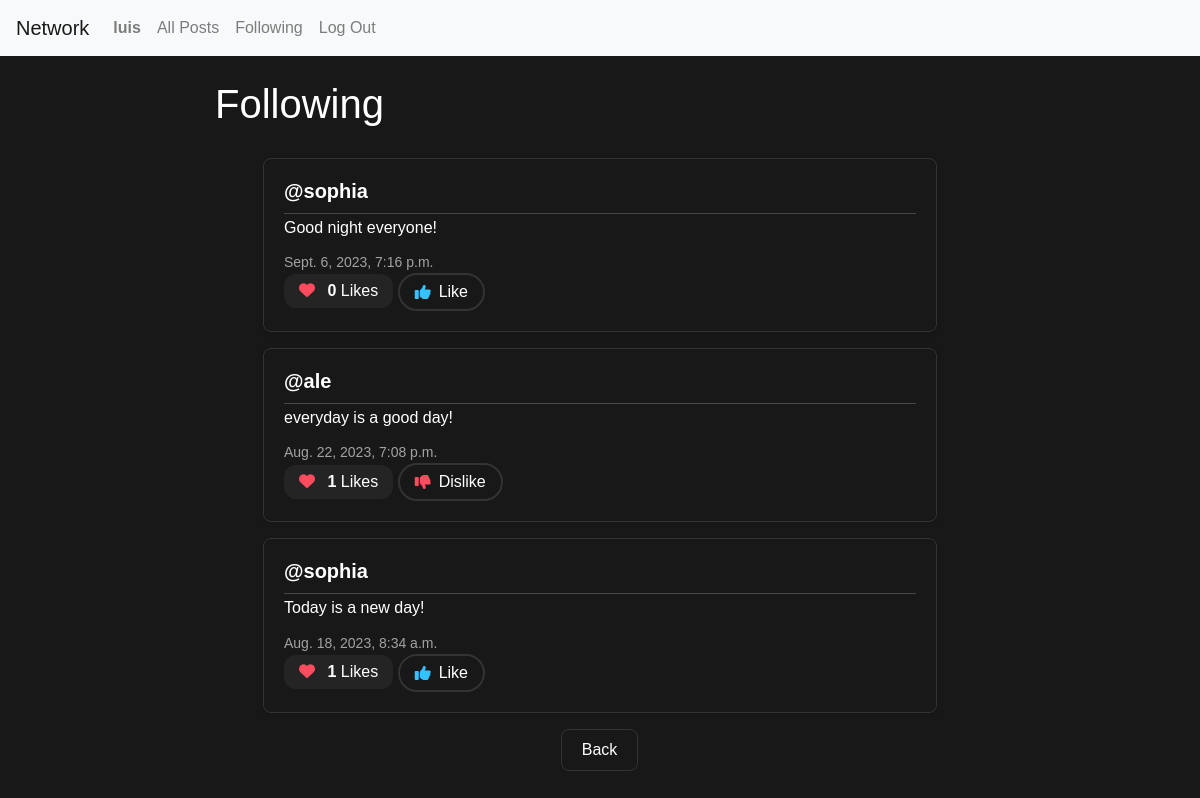
Page /following?page=2 (signed in) on the committed database.
### network/models.py (models this page shows, shortened)
class User(AbstractUser):
    pass

class Post(models.Model):
    content = models.CharField(max_length=420)
    user = models.ForeignKey(User, on_delete=models.CASCADE, related_name="author")
    date = models.DateTimeField(auto_now_add=True)
    def total_likes(self):
        return self.post_like.count()

### network/views.py (the view)
# urls.py: path("following", views.following, name="following"),
def following (request):
    current_user = User.objects.get(pk=request.user.id)
    user_people = Follow.objects.filter(user=current_user)
    all_posts = Post.objects.all().order_by('id').reverse()
    people_posts = []
    for post in all_posts:
        for person in user_people:
            if person.user_followed == post.user:
                people_posts.append(post)
    paginator = Paginator(people_posts, 3)
    page_number = request.GET.get('page')
    page_posted = paginator.get_page(page_number)
    all_likes = Like.objects.all()
    who_liked = []
    try:
        for like in all_likes:
            if like.user.id == request.user.id:
                who_liked.append(like.post.id)
    except:
        who_liked = []
    return render(request, "network/following.html", {
        "page_posted": page_posted,
        "who_liked" : who_liked
    })

### network/templates/network/following.html
{% extends "network/layout.html" %}
{% block body %}
<div class="container mt-4">
    <h1>Following</h1>
    <div class="allPost">
        {% for post in page_posted %}
            <div class="post mx-5 my-3">
                <h5 class="username mb-1"><a href="{% url 'profile' user_id=post.user.id %}">@{{ post.user }}</a></h5>
                <h6 class="content" id="content_{{ post.id }}" mb-1">{{ post.content }}</h6>
                <p class="date mb-0">{{ post.date }}</p>
                <p class="likes-count mb-0"><i class="fas fa-heart"></i> <span id="like-count-{{ post.id }}" class="likes-number"> {{ post.total_likes }}</span> Likes</p>
                {% if user.is_authenticated %}
                    {% if post.id in who_liked %}
                    <button class="btn btn-down" onclick="like_trigger({{ post.id}}, {{who_liked}})" id="{{ post.id }}"><i class="fa fa-thumbs-down"></i> Dislike</button>
                    {% else %}
                    <button class="btn btn-up" onclick="like_trigger({{ post.id}}, {{who_liked}})" id="{{ post.id }}"><i class="fa fa-thumbs-up"></i> Like</button>
                    {% endif %}
                {% endif %}
            </div>
        {% endfor %}
    </div>
    <nav aria-label="Page navigation " class="text-center">
        {% if page_posted.has_next %}
            <a class="page-link central-btn" href="?page={{ page_posted.next_page_number }}">Next</a>
        {% elif not page_posted.has_next and page_posted.number != 1 %}
            <a class="page-link central-btn" href="?page={{ page_posted.previous_page_number }}">Back</a>
        {% endif %}
    </nav>
</div>
{% endblock %}

### network/templates/network/layout.html (shortened to what this page needs)
{% load static %}
<!DOCTYPE html>
<html lang="en">
    <head>
        <link rel="stylesheet" href="https://stackpath.bootstrapcdn.com/bootstrap/4.4.1/css/bootstrap.min.css">
        <link href="{% static 'network/styles.css' %}" rel="stylesheet">
        <link rel="stylesheet" href="https://cdnjs.cloudflare.com/ajax/libs/font-awesome/6.4.2/css/all.min.css" />
    </head>
    <body>
        <nav class="navbar navbar-expand-lg navbar-light bg-light">
            <a class="navbar-brand" href="{% url 'index' %}">Network</a>
            <div>
              <ul class="navbar-nav mr-auto">
                {% if user.is_authenticated %}
                    <li class="nav-item">
                        <a class="nav-link" href="{% url 'profile' user_id=user.id %}"><strong>{{ user.username }}</strong></a>
                    </li>
                {% endif %}
                <li class="nav-item">
                  <a class="nav-link" href="{% url 'index' %}">All Posts</a>
                </li>
                {% if user.is_authenticated %}
                    <li class="nav-item">
                        <a class="nav-link" href="{% url 'following' %}">Following</a>
                    </li>
                    <li class="nav-item">
                        <a class="nav-link" href="{% url 'logout' %}">Log Out</a>
                    </li>
                {% endif %}
              </ul>
            </div>
          </nav>
        <div class="body">
            {% block body %}
            {% endblock %}
        </div>
    </body>
</html>

### network/static/network/styles.css (style rules this page uses)
:root { --bg-color: #181818; --text-color: #FFF; --border-color: #333; --btn-bg-color: #007BFF; --btn-hover-color: #0056b3; --shadow-color: rgba(0, 0, 0, 0.1); --divider-color: rgba(255, 255, 255, 0.2); }
body { background-color: var(--bg-color); font-family: Arial, sans-serif; color: var(--text-color); margin: 0; padding: 0; }
.container { max-width: 800px; margin: 0 auto; }
.allPost { margin-top: 30px; }
.post { border: 1px solid var(--border-color); border-radius: 8px; background-color: var(--bg-color); padding: 20px; margin-bottom: 25px; box-shadow: 0 2px 4px var(--shadow-color); }
.username { font-weight: bold; margin-bottom: 5px; border-bottom: 1px solid var(--divider-color); padding-bottom: 10px; }
.content { font-size: 16px; margin-bottom: 15px; color: var(--text-color); }
.date { font-size: 14px; color: rgba(255, 255, 255, 0.6); }
.central-btn { display: inline-block; padding: 10px 20px; border-radius: 8px; color: var(--text-color); background-color: var(--bg-color); border: 1px solid var(--border-color); transition: background-color 0.2s ease; }
.btn-up, .btn-down { background-color: transparent; border: 2px solid var(--border-color); color: var(--text-color); border-radius: 22px; padding: 5px 15px; display: inline-flex; align-items: center; cursor: pointer; transition: transform 0.3s ease, background-color 0.5s ease, border 0.2s ease; }
.btn-up .fa, .btn-down .fa { margin-right: 0.5rem; }
.btn-up .fa { color: #34c3ff; }
.btn-down .fa { color: #ff4b5e; }
.username a { text-decoration: none; color: inherit; transition: transform 0.3s ease, text-decoration 0.3s ease; }
.likes-count { background-color: rgba(255, 255, 255, 0.05); padding: 5px 15px; border-radius: 12px; display: inline-block; font-weight: 500; transition: transform 0.3s ease, background-color 0.2s ease; }
.likes-count .fas.fa-heart { color: #ff4b5e; margin-right: 8px; }
.likes-number { color: var(--text-color); font-weight: 600; }

### rows in the picture
User: username "luis"
Post: user "sophia", content "Good night everyone!", date "Sept. 6, 2023, 7:16 p.m.", total_likes "0"
Post: user "ale", content "everyday is a good day!", date "Aug. 22, 2023, 7:08 p.m.", total_likes "1"
Post: user "sophia", content "Today is a new day!", date "Aug. 18, 2023, 8:34 a.m.", total_likes "1"
